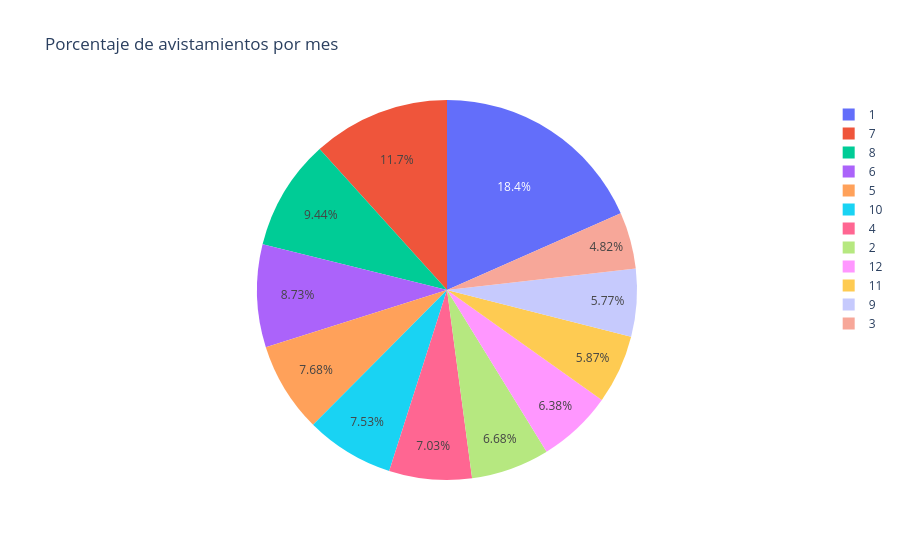

Notebook code cell kept with this figure:
### Markdown cell above
### Pregunta 8
¿Cuál es el mes con mayor y menor porcentaje de avistamientos? (Gráfico de torta)

### Code cell
meses = feli["month"].value_counts().sort_index()

porcentajes = meses / meses.sum() * 100

fig = px.pie(
    values=meses.values,
    names=meses.index,
    title="Porcentaje de avistamientos por mes"
)

fig.show()

### Figure 1 — Plotly figure (JSON) as saved in the notebook; plotly's stock layout.template omitted (floating-point values rounded to 4 significant figures)
{"data": [{"domain": {"x": [0, 1], "y": [0, 1]}, "hovertemplate": "label=%{label}<br>value=%{value}<extra></extra>", "labels": [1.0, 2.0, 3.0, 4.0, 5.0, 6.0, 7.0, 8.0, 9.0, 10.0, 11.0, 12.0], "legendgroup": "", "name": "", "showlegend": true, "type": "pie", "values": [366, 133, 96, 140, 153, 174, 233, 188, 115, 150, 117, 127]}], "layout": {"legend": {"tracegroupgap": 0}, "title": {"text": "Porcentaje de avistamientos por mes"}}}
